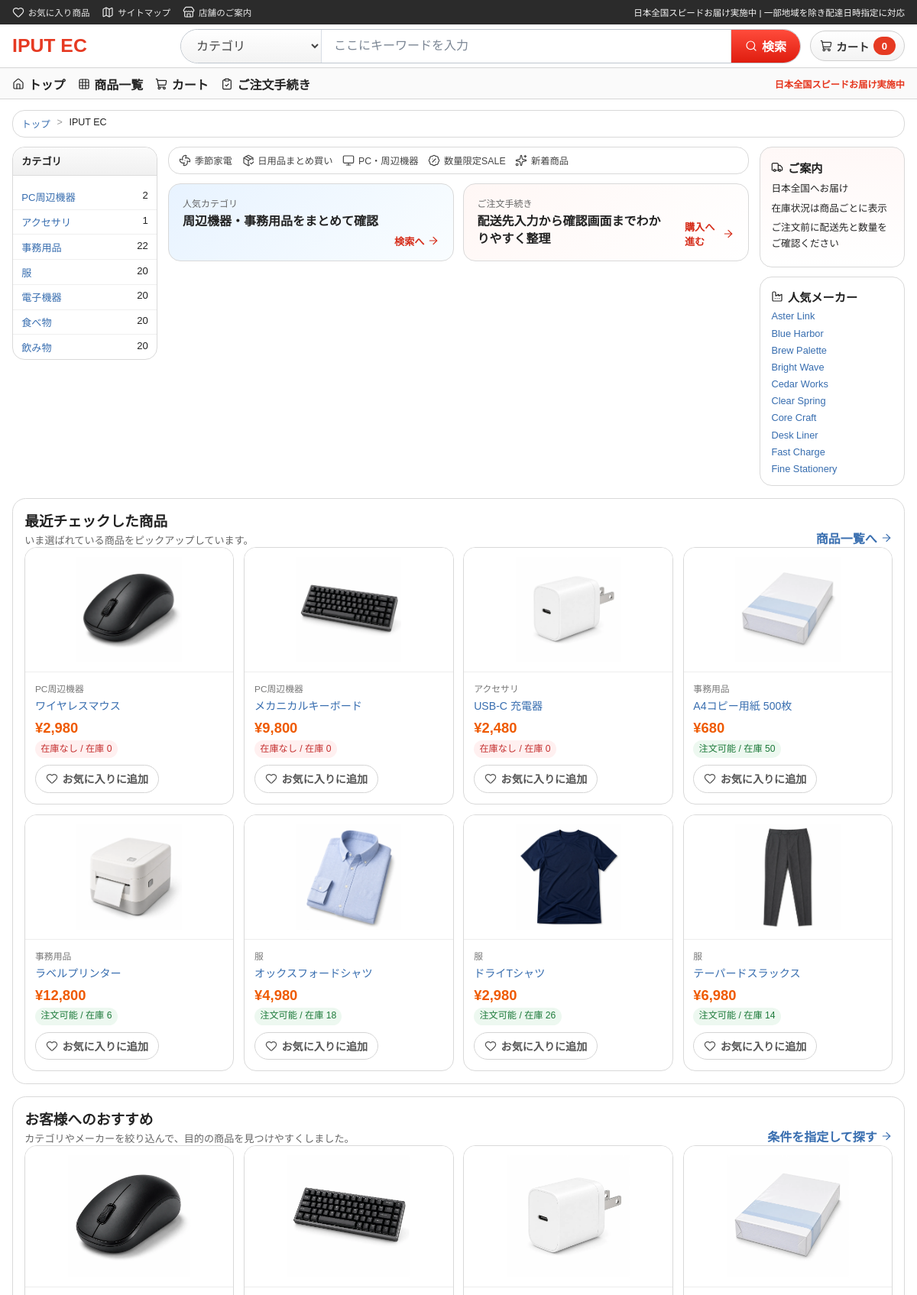
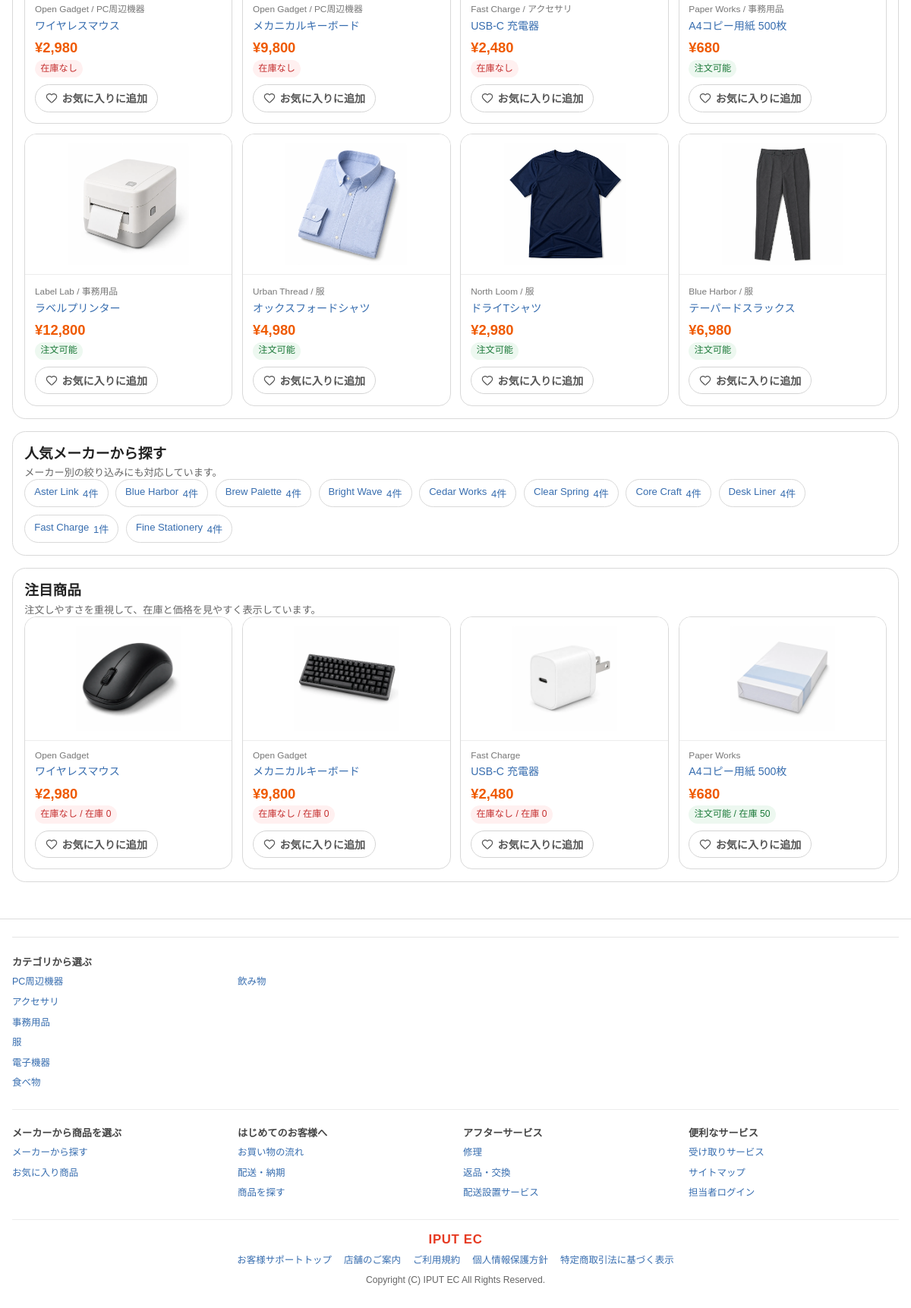
The page / on the database its author committed (2 pictures, top to bottom).
### tables this page shows
CREATE TABLE products (
    id INTEGER PRIMARY KEY AUTOINCREMENT,
    product_no TEXT NOT NULL UNIQUE,
    name TEXT NOT NULL,
    price INTEGER NOT NULL,
    category TEXT NOT NULL,
    maker TEXT NOT NULL,
    image_path TEXT,
    stock_quantity_1 INTEGER NOT NULL DEFAULT 0,
    stock_quantity_2 INTEGER NOT NULL DEFAULT 0,
    created_at TEXT NOT NULL DEFAULT CURRENT_TIMESTAMP,
    updated_at TEXT NOT NULL DEFAULT CURRENT_TIMESTAMP
);

### app/Views/home.php (the view, shortened to what the rows shown need)
<?php
$headlineCategories = array_slice($categoryOptions, 0, 14);
$recentProducts = array_slice($newArrivalProducts, 0, 8);
$recommendedProducts = $newArrivalProducts !== [] ? $newArrivalProducts : $featuredProducts;
$spotlightProducts = $featuredProducts !== [] ? $featuredProducts : $newArrivalProducts;
$favoriteProductIds = isset($favoriteProductIds) && is_array($favoriteProductIds) ? $favoriteProductIds : [];
?>
<section class="market-stage">
    <aside class="market-category-panel">
        <ul class="market-category-list">
            <?php foreach ($headlineCategories as $category): ?>
                <li>
                    <a href="/products?category=<?= urlencode((string) $category['value']) ?>">
                        <?= e((string) $category['value']) ?>
                    </a>
                    <span><?= e((string) $category['count']) ?></span>
                </li>
            <?php endforeach; ?>
        </ul>
    </aside>
</section>
<section class="market-merch-section">
    <div class="market-product-row">
        <?php foreach ($recentProducts as $product): ?>
            <article class="market-product-card">
                <a class="market-product-thumb" href="/products/<?= e((string) $product['id']) ?>">
                    <img
                        src="<?= e((string) $product['image_url']) ?>"
                        alt="<?= e((string) $product['name']) ?>"
                        data-fallback-src="/assets/img/products/placeholder.svg"
                    >
                </a>
                <div class="market-product-body">
                    <p class="market-product-meta"><?= e((string) $product['category']) ?></p>
                    <a class="market-product-title" href="/products/<?= e((string) $product['id']) ?>">
                        <?= e((string) $product['name']) ?>
                    </a>
                    <p class="market-price-row">¥<?= number_format((int) $product['price']) ?></p>
                    <p class="market-stock-copy <?= e((string) $product['availability_class']) ?>">
                        <?= e((string) $product['availability_label']) ?> / 在庫 <?= e((string) $product['stock_quantity_2']) ?>
                    </p>
                    <form class="market-favorite-form" method="post" action="<?= in_array((int) $product['id'], $favoriteProductIds, true) ? '/favorites/remove' : '/favorites/add' ?>">
                        <button class="button-link button-ghost button-small market-favorite-button" type="submit">
                            <i data-lucide="<?= in_array((int) $product['id'], $favoriteProductIds, true) ? 'heart-off' : 'heart' ?>" aria-hidden="true"></i>
                            <?= in_array((int) $product['id'], $favoriteProductIds, true) ? 'お気に入り解除' : 'お気に入りに追加' ?>
                        </button>
                    </form>
                </div>
            </article>
        <?php endforeach; ?>
    </div>
</section>
<section class="market-merch-section">
    <div class="market-product-grid">
        <?php foreach ($recommendedProducts as $product): ?>
            <article class="market-product-card market-product-card-grid">
                <a class="market-product-thumb market-product-thumb-grid" href="/products/<?= e((string) $product['id']) ?>">
                    <img
                        src="<?= e((string) $product['image_url']) ?>"
                        alt="<?= e((string) $product['name']) ?>"
                        data-fallback-src="/assets/img/products/placeholder.svg"
                    >
                </a>
                <div class="market-product-body">
                    <p class="market-product-meta"><?= e((string) $product['maker']) ?> / <?= e((string) $product['category']) ?></p>
                    <a class="market-product-title" href="/products/<?= e((string) $product['id']) ?>">
                        <?= e((string) $product['name']) ?>
                    </a>
                    <p class="market-price-row">¥<?= number_format((int) $product['price']) ?></p>
                    <p class="market-stock-copy <?= e((string) $product['availability_class']) ?>">
                        <?= e((string) $product['availability_label']) ?>
                    </p>
                    <form class="market-favorite-form" method="post" action="<?= in_array((int) $product['id'], $favoriteProductIds, true) ? '/favorites/remove' : '/favorites/add' ?>">
                        <button class="button-link button-ghost button-small market-favorite-button" type="submit">
                            <i data-lucide="<?= in_array((int) $product['id'], $favoriteProductIds, true) ? 'heart-off' : 'heart' ?>" aria-hidden="true"></i>
                            <?= in_array((int) $product['id'], $favoriteProductIds, true) ? 'お気に入り解除' : 'お気に入りに追加' ?>
                        </button>
                    </form>
                </div>
            </article>
        <?php endforeach; ?>
    </div>
</section>
<section class="market-merch-section">
    <div class="market-product-row">
        <?php foreach ($spotlightProducts as $product): ?>
            <article class="market-product-card">
                <a class="market-product-thumb" href="/products/<?= e((string) $product['id']) ?>">
                    <img
                        src="<?= e((string) $product['image_url']) ?>"
                        alt="<?= e((string) $product['name']) ?>"
                        data-fallback-src="/assets/img/products/placeholder.svg"
                    >
                </a>
                <div class="market-product-body">
                    <p class="market-product-meta"><?= e((string) $product['maker']) ?></p>
                    <a class="market-product-title" href="/products/<?= e((string) $product['id']) ?>">
                        <?= e((string) $product['name']) ?>
                    </a>
                    <p class="market-price-row">¥<?= number_format((int) $product['price']) ?></p>
                    <p class="market-stock-copy <?= e((string) $product['availability_class']) ?>">
                        <?= e((string) $product['availability_label']) ?> / 在庫 <?= e((string) $product['stock_quantity_2']) ?>
                    </p>
                    <form class="market-favorite-form" method="post" action="<?= in_array((int) $product['id'], $favoriteProductIds, true) ? '/favorites/remove' : '/favorites/add' ?>">
                        <button class="button-link button-ghost button-small market-favorite-button" type="submit">
                            <i data-lucide="<?= in_array((int) $product['id'], $favoriteProductIds, true) ? 'heart-off' : 'heart' ?>" aria-hidden="true"></i>
                            <?= in_array((int) $product['id'], $favoriteProductIds, true) ? 'お気に入り解除' : 'お気に入りに追加' ?>
                        </button>
                    </form>
                </div>
            </article>
        <?php endforeach; ?>
    </div>
</section>

### rows shown on the page
products: category "PC周辺機器", id "2", shows a picture, name "メカニカルキーボード", price "9,800", availability_label "在庫なし", stock_quantity_2 "0", shows "お気に入りに追加", maker "Open Gadget"
products: category "事務用品", count "22"
products: category "電子機器", count "20"
products: category "食べ物", count "20"
products: category "飲み物", count "20"
products: shows a picture, category "PC周辺機器", name "ワイヤレスマウス", price "2,980", availability_label "在庫なし", stock_quantity_2 "0", shows "お気に入りに追加", maker "Open Gadget"
products: shows a picture, category "アクセサリ", name "USB-C 充電器", price "2,480", availability_label "在庫なし", stock_quantity_2 "0", shows "お気に入りに追加", maker "Fast Charge"
products: shows a picture, category "事務用品", name "A4コピー用紙 500枚", price "680", availability_label "注文可能", stock_quantity_2 "50", shows "お気に入りに追加", maker "Paper Works"
products: shows a picture, category "事務用品", name "ラベルプリンター", price "12,800", availability_label "注文可能", stock_quantity_2 "6", shows "お気に入りに追加", maker "Label Lab"
products: shows a picture, category "服", name "オックスフォードシャツ", price "4,980", availability_label "注文可能", stock_quantity_2 "18", shows "お気に入りに追加", maker "Urban Thread"
products: shows a picture, category "服", name "ドライTシャツ", price "2,980", availability_label "注文可能", stock_quantity_2 "26", shows "お気に入りに追加", maker "North Loom"
products: shows a picture, category "服", name "テーパードスラックス", price "6,980", availability_label "注文可能", stock_quantity_2 "14", shows "お気に入りに追加", maker "Blue Harbor"

### other values the page prints
$link['label'] "お気に入り商品"
$link['label'] "サイトマップ"
$link['label'] "店舗のご案内"
$shippingCopy "日本全国スピードお届け実施中 | 一部地域を除き配達日時指定に対応"
$serviceName "IPUT EC"
$cartCount "0"
$category['value'] "アクセサリ"
$category['count'] "1"
$category['value'] "服"
$category['count'] "20"
$maker['value'] "Aster Link"
$maker['value'] "Blue Harbor"
$maker['value'] "Brew Palette"
$maker['value'] "Bright Wave"
$maker['value'] "Cedar Works"
